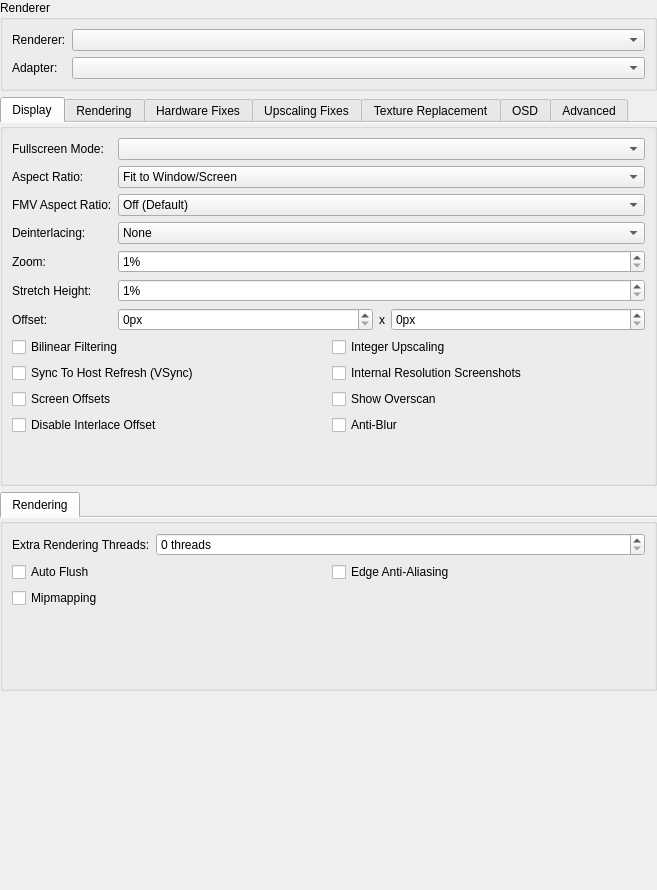
<?xml version="1.0" encoding="UTF-8"?>
<ui version="4.0">
 <class>GraphicsSettingsWidget</class>
 <widget class="QWidget" name="GraphicsSettingsWidget">
  <property name="geometry">
   <rect>
    <x>0</x>
    <y>0</y>
    <width>657</width>
    <height>890</height>
   </rect>
  </property>
  <property name="windowTitle">
   <string>Form</string>
  </property>
  <layout class="QVBoxLayout" name="verticalLayout">
   <property name="leftMargin">
    <number>0</number>
   </property>
   <property name="topMargin">
    <number>0</number>
   </property>
   <property name="rightMargin">
    <number>0</number>
   </property>
   <property name="bottomMargin">
    <number>0</number>
   </property>
   <item>
    <widget class="QGroupBox" name="groupBox_3">
     <property name="title">
      <string>Renderer</string>
     </property>
     <layout class="QFormLayout" name="formLayout">
      <item row="0" column="0">
       <widget class="QLabel" name="label_4">
        <property name="text">
         <string>Renderer:</string>
        </property>
       </widget>
      </item>
      <item row="0" column="1">
       <widget class="QComboBox" name="renderer"/>
      </item>
      <item row="1" column="0">
       <widget class="QLabel" name="label_3">
        <property name="text">
         <string>Adapter:</string>
        </property>
       </widget>
      </item>
      <item row="1" column="1">
       <widget class="QComboBox" name="adapter"/>
      </item>
     </layout>
    </widget>
   </item>
   <item>
    <widget class="QTabWidget" name="hardwareRendererGroup">
     <property name="currentIndex">
      <number>0</number>
     </property>
     <property name="documentMode">
      <bool>true</bool>
     </property>
     <widget class="QGroupBox" name="gameDisplayTab">
      <attribute name="title">
       <string>Display</string>
      </attribute>
      <layout class="QFormLayout" name="formLayout_7">
       <item row="0" column="0">
        <widget class="QLabel" name="label_28">
         <property name="text">
          <string>Fullscreen Mode:</string>
         </property>
        </widget>
       </item>
       <item row="0" column="1">
        <widget class="QComboBox" name="fullscreenModes"/>
       </item>
       <item row="1" column="0">
        <widget class="QLabel" name="label_27">
         <property name="text">
          <string>Aspect Ratio:</string>
         </property>
        </widget>
       </item>
       <item row="1" column="1">
        <widget class="QComboBox" name="aspectRatio">
         <item>
          <property name="text">
           <string>Fit to Window/Screen</string>
          </property>
         </item>
         <item>
          <property name="text">
           <string>Auto Standard (4:3/3:2 Progressive)</string>
          </property>
         </item>
         <item>
          <property name="text">
           <string>Standard (4:3)</string>
          </property>
         </item>
         <item>
          <property name="text">
           <string>Widescreen (16:9)</string>
          </property>
         </item>
        </widget>
       </item>
       <item row="2" column="0">
        <widget class="QLabel" name="label_22">
         <property name="text">
          <string>FMV Aspect Ratio:</string>
         </property>
        </widget>
       </item>
       <item row="2" column="1">
        <widget class="QComboBox" name="fmvAspectRatio">
         <item>
          <property name="text">
           <string>Off (Default)</string>
          </property>
         </item>
         <item>
          <property name="text">
           <string>Auto Standard (4:3/3:2 Progressive)</string>
          </property>
         </item>
         <item>
          <property name="text">
           <string>Standard (4:3)</string>
          </property>
         </item>
         <item>
          <property name="text">
           <string>Widescreen (16:9)</string>
          </property>
         </item>
        </widget>
       </item>
       <item row="3" column="0">
        <widget class="QLabel" name="label_23">
         <property name="text">
          <string>Deinterlacing:</string>
         </property>
        </widget>
       </item>
       <item row="3" column="1">
        <widget class="QComboBox" name="interlacing">
         <item>
          <property name="text">
           <string>None</string>
          </property>
         </item>
         <item>
          <property name="text">
           <string>Weave (Top Field First, Sawtooth)</string>
          </property>
         </item>
         <item>
          <property name="text">
           <string>Weave (Bottom Field First, Sawtooth)</string>
          </property>
         </item>
         <item>
          <property name="text">
           <string>Bob (Top Field First)</string>
          </property>
         </item>
         <item>
          <property name="text">
           <string>Bob (Bottom Field First)</string>
          </property>
         </item>
         <item>
          <property name="text">
           <string>Blend (Top Field First, Half FPS)</string>
          </property>
         </item>
         <item>
          <property name="text">
           <string>Blend (Bottom Field First, Half FPS)</string>
          </property>
         </item>
         <item>
          <property name="text">
           <string>Automatic (Default)</string>
          </property>
         </item>
        </widget>
       </item>
       <item row="4" column="0">
        <widget class="QLabel" name="label_21">
         <property name="text">
          <string>Zoom:</string>
         </property>
        </widget>
       </item>
       <item row="4" column="1">
        <widget class="QSpinBox" name="zoom">
         <property name="suffix">
          <string>%</string>
         </property>
         <property name="minimum">
          <number>1</number>
         </property>
         <property name="maximum">
          <number>300</number>
         </property>
        </widget>
       </item>
       <item row="5" column="0">
        <widget class="QLabel" name="label_24">
         <property name="text">
          <string>Stretch Height:</string>
         </property>
        </widget>
       </item>
       <item row="5" column="1">
        <widget class="QSpinBox" name="stretchY">
         <property name="suffix">
          <string>%</string>
         </property>
         <property name="minimum">
          <number>1</number>
         </property>
         <property name="maximum">
          <number>300</number>
         </property>
        </widget>
       </item>
       <item row="6" column="0">
        <widget class="QLabel" name="label_26">
         <property name="text">
          <string>Offset:</string>
         </property>
        </widget>
       </item>
       <item row="6" column="1">
        <layout class="QHBoxLayout" name="horizontalLayout_3" stretch="1,0,1">
         <item>
          <widget class="QSpinBox" name="offsetX">
           <property name="suffix">
            <string>px</string>
           </property>
           <property name="maximum">
            <number>1000</number>
           </property>
          </widget>
         </item>
         <item>
          <widget class="QLabel" name="label_25">
           <property name="text">
            <string>x</string>
           </property>
          </widget>
         </item>
         <item>
          <widget class="QSpinBox" name="offsetY">
           <property name="suffix">
            <string>px</string>
           </property>
           <property name="maximum">
            <number>1000</number>
           </property>
          </widget>
         </item>
        </layout>
       </item>
       <item row="7" column="0" colspan="2">
        <layout class="QGridLayout" name="gridLayout_5">
         <item row="1" column="0">
          <widget class="QCheckBox" name="vsync">
           <property name="text">
            <string>Sync To Host Refresh (VSync)</string>
           </property>
          </widget>
         </item>
         <item row="0" column="0">
          <widget class="QCheckBox" name="bilinearFiltering">
           <property name="text">
            <string>Bilinear Filtering</string>
           </property>
          </widget>
         </item>
         <item row="1" column="1">
          <widget class="QCheckBox" name="internalResolutionScreenshots">
           <property name="text">
            <string>Internal Resolution Screenshots</string>
           </property>
          </widget>
         </item>
         <item row="0" column="1">
          <widget class="QCheckBox" name="integerScaling">
           <property name="text">
            <string>Integer Upscaling</string>
           </property>
          </widget>
         </item>
         <item row="2" column="1">
          <widget class="QCheckBox" name="PCRTCOverscan">
           <property name="text">
            <string>Show Overscan</string>
           </property>
          </widget>
         </item>
         <item row="2" column="0">
          <widget class="QCheckBox" name="PCRTCOffsets">
           <property name="text">
            <string>Screen Offsets</string>
           </property>
          </widget>
         </item>
         <item row="4" column="0">
          <widget class="QCheckBox" name="DisableInterlaceOffset">
           <property name="toolTip">
            <string>Disables interlacing offset which may reduce blurring in some situations.</string>
           </property>
           <property name="text">
            <string>Disable Interlace Offset</string>
           </property>
          </widget>
         </item>
         <item row="4" column="1">
          <widget class="QCheckBox" name="PCRTCAntiBlur">
           <property name="toolTip">
            <string>Enables internal Anti-Blur hacks.  Less accurate to PS2 rendering but will make a lot of games look less blurry.</string>
           </property>
           <property name="text">
            <string>Anti-Blur</string>
           </property>
           <property name="shortcut">
            <string>Ctrl+S</string>
           </property>
          </widget>
         </item>
        </layout>
       </item>
      </layout>
     </widget>
     <widget class="QGroupBox" name="hardwareRenderingTab">
      <attribute name="title">
       <string>Rendering</string>
      </attribute>
      <layout class="QFormLayout" name="formLayout_4">
       <item row="0" column="0">
        <widget class="QLabel" name="label">
         <property name="text">
          <string>Internal Resolution:</string>
         </property>
        </widget>
       </item>
       <item row="0" column="1">
        <widget class="QComboBox" name="upscaleMultiplier">
         <item>
          <property name="text">
           <string>Native (PS2)</string>
          </property>
         </item>
         <item>
          <property name="text">
           <string>2x Native (~720p)</string>
          </property>
         </item>
         <item>
          <property name="text">
           <string>3x Native (~1080p)</string>
          </property>
         </item>
         <item>
          <property name="text">
           <string>4x Native (~1440p/2K)</string>
          </property>
         </item>
         <item>
          <property name="text">
           <string>5x Native (~1620p)</string>
          </property>
         </item>
         <item>
          <property name="text">
           <string>6x Native (~2160p/4K)</string>
          </property>
         </item>
         <item>
          <property name="text">
           <string>7x Native (~2520p)</string>
          </property>
         </item>
         <item>
          <property name="text">
           <string>8x Native (~2880p)</string>
          </property>
         </item>
        </widget>
       </item>
       <item row="1" column="0">
        <widget class="QLabel" name="label_6">
         <property name="text">
          <string>Mipmapping:</string>
         </property>
        </widget>
       </item>
       <item row="1" column="1">
        <widget class="QComboBox" name="mipmapping">
         <item>
          <property name="text">
           <string>Automatic (Default)</string>
          </property>
         </item>
         <item>
          <property name="text">
           <string>Off</string>
          </property>
         </item>
         <item>
          <property name="text">
           <string>Basic (Generated Mipmaps)</string>
          </property>
         </item>
         <item>
          <property name="text">
           <string>Full (PS2 Mipmaps)</string>
          </property>
         </item>
        </widget>
       </item>
       <item row="2" column="0">
        <widget class="QLabel" name="label_13">
         <property name="text">
          <string>Texture Filtering:</string>
         </property>
        </widget>
       </item>
       <item row="2" column="1">
        <widget class="QComboBox" name="textureFiltering">
         <item>
          <property name="text">
           <string>Nearest</string>
          </property>
         </item>
         <item>
          <property name="text">
           <string>Bilinear (Forced)</string>
          </property>
         </item>
         <item>
          <property name="text">
           <string>Bilinear (PS2)</string>
          </property>
         </item>
         <item>
          <property name="text">
           <string>Bilinear (Forced excluding sprite)</string>
          </property>
         </item>
        </widget>
       </item>
       <item row="3" column="0">
        <widget class="QLabel" name="label_11">
         <property name="text">
          <string>Trilinear Filtering:</string>
         </property>
        </widget>
       </item>
       <item row="3" column="1">
        <widget class="QComboBox" name="trilinearFiltering">
         <item>
          <property name="text">
           <string>Automatic (Default)</string>
          </property>
         </item>
         <item>
          <property name="text">
           <string>Off (None)</string>
          </property>
         </item>
         <item>
          <property name="text">
           <string>Trilinear (PS2)</string>
          </property>
         </item>
         <item>
          <property name="text">
           <string>Trilinear (Forced)</string>
          </property>
         </item>
        </widget>
       </item>
       <item row="4" column="0">
        <widget class="QLabel" name="label_5">
         <property name="text">
          <string>Anisotropic Filtering:</string>
         </property>
        </widget>
       </item>
       <item row="4" column="1">
        <widget class="QComboBox" name="anisotropicFiltering"/>
       </item>
       <item row="5" column="0">
        <widget class="QLabel" name="label_2">
         <property name="text">
          <string>Dithering:</string>
         </property>
        </widget>
       </item>
       <item row="5" column="1">
        <widget class="QComboBox" name="dithering">
         <item>
          <property name="text">
           <string>Off</string>
          </property>
         </item>
         <item>
          <property name="text">
           <string>Scaled</string>
          </property>
         </item>
         <item>
          <property name="text">
           <string>Unscaled (Default)</string>
          </property>
         </item>
        </widget>
       </item>
       <item row="6" column="0">
        <widget class="QLabel" name="label_7">
         <property name="text">
          <string>CRC Fix Level:</string>
         </property>
        </widget>
       </item>
       <item row="6" column="1">
        <widget class="QComboBox" name="crcFixLevel">
         <item>
          <property name="text">
           <string>Automatic (Default)</string>
          </property>
         </item>
         <item>
          <property name="text">
           <string>None (Debug)</string>
          </property>
         </item>
         <item>
          <property name="text">
           <string>Minimum (Debug)</string>
          </property>
         </item>
         <item>
          <property name="text">
           <string>Partial (OpenGL)</string>
          </property>
         </item>
         <item>
          <property name="text">
           <string>Full (Direct3D)</string>
          </property>
         </item>
         <item>
          <property name="text">
           <string>Aggressive</string>
          </property>
         </item>
        </widget>
       </item>
       <item row="7" column="0">
        <widget class="QLabel" name="label_8">
         <property name="text">
          <string>Blending Accuracy:</string>
         </property>
        </widget>
       </item>
       <item row="7" column="1">
        <widget class="QComboBox" name="blending">
         <item>
          <property name="text">
           <string>Minimum</string>
          </property>
         </item>
         <item>
          <property name="text">
           <string>Basic (Recommended)</string>
          </property>
         </item>
         <item>
          <property name="text">
           <string>Medium</string>
          </property>
         </item>
         <item>
          <property name="text">
           <string>High</string>
          </property>
         </item>
         <item>
          <property name="text">
           <string>Full (Slow)</string>
          </property>
         </item>
         <item>
          <property name="text">
           <string>Maximum (Very Slow)</string>
          </property>
         </item>
        </widget>
       </item>
       <item row="9" column="0" colspan="2">
        <layout class="QGridLayout" name="basicCheckboxGridLayout">
         <item row="1" column="0">
          <widget class="QCheckBox" name="gpuPaletteConversion">
           <property name="text">
            <string>GPU Palette Conversion</string>
           </property>
          </widget>
         </item>
         <item row="0" column="1">
          <widget class="QCheckBox" name="conservativeBufferAllocation">
           <property name="text">
            <string>Conservative Buffer Allocation</string>
           </property>
          </widget>
         </item>
         <item row="0" column="0">
          <widget class="QCheckBox" name="accurateDATE">
           <property name="text">
            <string>Accurate Destination Alpha Test</string>
           </property>
          </widget>
         </item>
         <item row="1" column="1">
          <widget class="QCheckBox" name="enableHWFixes">
           <property name="text">
            <string>Manual Hardware Renderer Fixes</string>
           </property>
          </widget>
         </item>
        </layout>
       </item>
       <item row="8" column="0">
        <widget class="QLabel" name="label_20">
         <property name="text">
          <string>Texture Preloading:</string>
         </property>
        </widget>
       </item>
       <item row="8" column="1">
        <widget class="QComboBox" name="texturePreloading">
         <item>
          <property name="text">
           <string>None</string>
          </property>
         </item>
         <item>
          <property name="text">
           <string>Partial</string>
          </property>
         </item>
         <item>
          <property name="text">
           <string>Full (Hash Cache)</string>
          </property>
         </item>
        </widget>
       </item>
      </layout>
     </widget>
     <widget class="QGroupBox" name="hardwareFixesTab">
      <attribute name="title">
       <string>Hardware Fixes</string>
      </attribute>
      <layout class="QFormLayout" name="formLayout_2">
       <item row="0" column="0">
        <widget class="QLabel" name="label_10">
         <property name="text">
          <string>Half Screen Fix:</string>
         </property>
        </widget>
       </item>
       <item row="0" column="1">
        <widget class="QComboBox" name="halfScreenFix">
         <item>
          <property name="text">
           <string>Automatic (Default)</string>
          </property>
         </item>
         <item>
          <property name="text">
           <string>Force Disabled</string>
          </property>
         </item>
         <item>
          <property name="text">
           <string>Force Enabled</string>
          </property>
         </item>
        </widget>
       </item>
       <item row="2" column="0">
        <widget class="QLabel" name="label_12">
         <property name="text">
          <string>Skipdraw Range:</string>
         </property>
        </widget>
       </item>
       <item row="2" column="1">
        <layout class="QHBoxLayout" name="horizontalLayout">
         <item>
          <widget class="QSpinBox" name="skipDrawStart">
           <property name="maximum">
            <number>10000</number>
           </property>
          </widget>
         </item>
         <item>
          <widget class="QSpinBox" name="skipDrawEnd">
           <property name="maximum">
            <number>10000</number>
           </property>
          </widget>
         </item>
        </layout>
       </item>
       <item row="3" column="0" colspan="2">
        <layout class="QGridLayout" name="gridLayout">
         <item row="0" column="0">
          <widget class="QCheckBox" name="hwAutoFlush">
           <property name="text">
            <string>Auto Flush</string>
           </property>
          </widget>
         </item>
         <item row="0" column="1">
          <widget class="QCheckBox" name="frameBufferConversion">
           <property name="text">
            <string>Frame Buffer Conversion</string>
           </property>
          </widget>
         </item>
         <item row="1" column="0">
          <widget class="QCheckBox" name="disableDepthEmulation">
           <property name="text">
            <string>Disable Depth Emulation</string>
           </property>
          </widget>
         </item>
         <item row="1" column="1">
          <widget class="QCheckBox" name="memoryWrapping">
           <property name="text">
            <string>Memory Wrapping</string>
           </property>
          </widget>
         </item>
         <item row="2" column="0">
          <widget class="QCheckBox" name="disableSafeFeatures">
           <property name="text">
            <string>Disable Safe Features</string>
           </property>
          </widget>
         </item>
         <item row="2" column="1">
          <widget class="QCheckBox" name="preloadFrameData">
           <property name="text">
            <string>Preload Frame Data</string>
           </property>
          </widget>
         </item>
         <item row="3" column="0">
          <widget class="QCheckBox" name="disablePartialInvalidation">
           <property name="text">
            <string>Disable Partial Invalidation</string>
           </property>
          </widget>
         </item>
         <item row="3" column="1">
          <widget class="QCheckBox" name="textureInsideRt">
           <property name="text">
            <string>Texture Inside RT</string>
           </property>
          </widget>
         </item>
        </layout>
       </item>
       <item row="1" column="0">
        <widget class="QLabel" name="label_36">
         <property name="text">
          <string>CPU Sprite Render Size:</string>
         </property>
        </widget>
       </item>
       <item row="1" column="1">
        <widget class="QComboBox" name="cpuSpriteRenderBW">
         <item>
          <property name="text">
           <string>0 (Disabled)</string>
          </property>
         </item>
         <item>
          <property name="text">
           <string>1 (64 Max Width)</string>
          </property>
         </item>
         <item>
          <property name="text">
           <string>2 (128 Max Width)</string>
          </property>
         </item>
         <item>
          <property name="text">
           <string>3 (192 Max Width)</string>
          </property>
         </item>
         <item>
          <property name="text">
           <string>4 (256 Max Width)</string>
          </property>
         </item>
         <item>
          <property name="text">
           <string>5 (320 Max Width)</string>
          </property>
         </item>
         <item>
          <property name="text">
           <string>6 (384 Max Width)</string>
          </property>
         </item>
         <item>
          <property name="text">
           <string>7 (448 Max Width)</string>
          </property>
         </item>
         <item>
          <property name="text">
           <string>8 (512 Max Width)</string>
          </property>
         </item>
         <item>
          <property name="text">
           <string>9 (576 Max Width)</string>
          </property>
         </item>
         <item>
          <property name="text">
           <string>10 (640 Max Width)</string>
          </property>
         </item>
        </widget>
       </item>
      </layout>
     </widget>
     <widget class="QGroupBox" name="upscalingFixesTab">
      <attribute name="title">
       <string>Upscaling Fixes</string>
      </attribute>
      <layout class="QFormLayout" name="formLayout_5">
       <item row="0" column="0">
        <widget class="QLabel" name="label_14">
         <property name="text">
          <string>Half Pixel Offset:</string>
         </property>
        </widget>
       </item>
       <item row="0" column="1">
        <widget class="QComboBox" name="halfPixelOffset">
         <item>
          <property name="text">
           <string>Off (Default)</string>
          </property>
         </item>
         <item>
          <property name="text">
           <string>Normal (Vertex)</string>
          </property>
         </item>
         <item>
          <property name="text">
           <string>Special (Texture)</string>
          </property>
         </item>
         <item>
          <property name="text">
           <string>Special (Texture - Aggressive)</string>
          </property>
         </item>
        </widget>
       </item>
       <item row="1" column="0">
        <widget class="QLabel" name="label_15">
         <property name="text">
          <string>Round Sprite:</string>
         </property>
        </widget>
       </item>
       <item row="1" column="1">
        <widget class="QComboBox" name="roundSprite">
         <item>
          <property name="text">
           <string>Off (Default)</string>
          </property>
         </item>
         <item>
          <property name="text">
           <string>Half</string>
          </property>
         </item>
         <item>
          <property name="text">
           <string>Full</string>
          </property>
         </item>
        </widget>
       </item>
       <item row="2" column="0">
        <widget class="QLabel" name="label_16">
         <property name="text">
          <string>Texture Offsets:</string>
         </property>
        </widget>
       </item>
       <item row="2" column="1">
        <layout class="QHBoxLayout" name="horizontalLayout_2" stretch="0,1,0,1">
         <item>
          <widget class="QLabel" name="label_17">
           <property name="text">
            <string>X:</string>
           </property>
          </widget>
         </item>
         <item>
          <widget class="QSpinBox" name="textureOffsetX">
           <property name="maximum">
            <number>1000</number>
           </property>
          </widget>
         </item>
         <item>
          <widget class="QLabel" name="label_18">
           <property name="text">
            <string>Y:</string>
           </property>
          </widget>
         </item>
         <item>
          <widget class="QSpinBox" name="textureOffsetY">
           <property name="maximum">
            <number>1000</number>
           </property>
          </widget>
         </item>
        </layout>
       </item>
       <item row="3" column="0" colspan="2">
        <layout class="QGridLayout" name="gridLayout_3">
         <item row="0" column="1">
          <widget class="QCheckBox" name="mergeSprite">
           <property name="text">
            <string>Merge Sprite</string>
           </property>
          </widget>
         </item>
         <item row="0" column="0">
          <widget class="QCheckBox" name="alignSprite">
           <property name="text">
            <string>Align Sprite</string>
           </property>
          </widget>
         </item>
         <item row="1" column="0">
          <widget class="QCheckBox" name="wildHack">
           <property name="text">
            <string>Wild Arms Hack</string>
           </property>
          </widget>
         </item>
        </layout>
       </item>
      </layout>
     </widget>
     <widget class="QWidget" name="tab">
      <attribute name="title">
       <string>Texture Replacement</string>
      </attribute>
      <layout class="QVBoxLayout" name="verticalLayout_4">
       <item>
        <widget class="QGroupBox" name="groupBox_6">
         <property name="title">
          <string>Search Directory</string>
         </property>
         <layout class="QGridLayout" name="gridLayout_4">
          <item row="1" column="0">
           <widget class="QLineEdit" name="texturesDirectory"/>
          </item>
          <item row="1" column="1">
           <widget class="QPushButton" name="texturesBrowse">
            <property name="text">
             <string>Browse...</string>
            </property>
           </widget>
          </item>
          <item row="1" column="2">
           <widget class="QPushButton" name="texturesOpen">
            <property name="text">
             <string>Open...</string>
            </property>
           </widget>
          </item>
          <item row="1" column="3">
           <widget class="QPushButton" name="texturesReset">
            <property name="text">
             <string>Reset</string>
            </property>
           </widget>
          </item>
          <item row="0" column="0" colspan="4">
           <widget class="QLabel" name="label_38">
            <property name="text">
             <string>PCSX2 will dump and load texture replacements from this directory.</string>
            </property>
           </widget>
          </item>
         </layout>
        </widget>
       </item>
       <item>
        <widget class="QGroupBox" name="groupBox">
         <property name="title">
          <string>Options</string>
         </property>
         <layout class="QGridLayout" name="gridLayout_8">
          <item row="0" column="0">
           <widget class="QCheckBox" name="dumpReplaceableTextures">
            <property name="text">
             <string>Dump Textures</string>
            </property>
           </widget>
          </item>
          <item row="0" column="1">
           <widget class="QCheckBox" name="dumpReplaceableMipmaps">
            <property name="text">
             <string>Dump Mipmaps</string>
            </property>
           </widget>
          </item>
          <item row="1" column="0">
           <widget class="QCheckBox" name="dumpTexturesWithFMVActive">
            <property name="text">
             <string>Dump FMV Textures</string>
            </property>
           </widget>
          </item>
          <item row="1" column="1">
           <widget class="QCheckBox" name="loadTextureReplacementsAsync">
            <property name="text">
             <string>Async Texture Loading</string>
            </property>
           </widget>
          </item>
          <item row="2" column="0">
           <widget class="QCheckBox" name="loadTextureReplacements">
            <property name="text">
             <string>Load Textures</string>
            </property>
           </widget>
          </item>
          <item row="2" column="1">
           <widget class="QCheckBox" name="precacheTextureReplacements">
            <property name="text">
             <string>Precache Textures</string>
            </property>
           </widget>
          </item>
         </layout>
        </widget>
       </item>
       <item>
        <spacer name="verticalSpacer_4">
         <property name="orientation">
          <enum>Qt::Vertical</enum>
         </property>
         <property name="sizeHint" stdset="0">
          <size>
           <width>20</width>
           <height>40</height>
          </size>
         </property>
        </spacer>
       </item>
      </layout>
     </widget>
     <widget class="QGroupBox" name="osdTab">
      <attribute name="title">
       <string>OSD</string>
      </attribute>
      <layout class="QVBoxLayout" name="verticalLayout_3">
       <item>
        <widget class="QGroupBox" name="groupBox_4">
         <property name="title">
          <string>On-Screen Display</string>
         </property>
         <layout class="QFormLayout" name="formLayout_8">
          <item row="0" column="0">
           <widget class="QLabel" name="label_29">
            <property name="text">
             <string>OSD Scale:</string>
            </property>
           </widget>
          </item>
          <item row="0" column="1">
           <widget class="QSpinBox" name="osdScale">
            <property name="suffix">
             <string>%</string>
            </property>
            <property name="minimum">
             <number>100</number>
            </property>
            <property name="maximum">
             <number>500</number>
            </property>
           </widget>
          </item>
          <item row="1" column="0" colspan="2">
           <layout class="QGridLayout" name="gridLayout_6">
            <item row="0" column="0">
             <widget class="QCheckBox" name="osdShowMessages">
              <property name="text">
               <string>Show Notifications</string>
              </property>
             </widget>
            </item>
            <item row="0" column="1">
             <widget class="QCheckBox" name="osdShowSpeed">
              <property name="text">
               <string>Show Speed</string>
              </property>
             </widget>
            </item>
            <item row="1" column="0">
             <widget class="QCheckBox" name="osdShowFPS">
              <property name="text">
               <string>Show FPS</string>
              </property>
             </widget>
            </item>
            <item row="1" column="1">
             <widget class="QCheckBox" name="osdShowResolution">
              <property name="text">
               <string>Show Resolution</string>
              </property>
             </widget>
            </item>
            <item row="2" column="0">
             <widget class="QCheckBox" name="osdShowCPU">
              <property name="text">
               <string>Show CPU Usage</string>
              </property>
             </widget>
            </item>
            <item row="2" column="1">
             <widget class="QCheckBox" name="osdShowGPU">
              <property name="text">
               <string>Show GPU Usage</string>
              </property>
             </widget>
            </item>
            <item row="3" column="0">
             <widget class="QCheckBox" name="osdShowGSStats">
              <property name="text">
               <string>Show Statistics</string>
              </property>
             </widget>
            </item>
            <item row="3" column="1">
             <widget class="QCheckBox" name="osdShowIndicators">
              <property name="text">
               <string>Show Indicators</string>
              </property>
             </widget>
            </item>
           </layout>
          </item>
         </layout>
        </widget>
       </item>
       <item>
        <widget class="QGroupBox" name="groupBox_5">
         <property name="title">
          <string>Post-Processing</string>
         </property>
         <layout class="QFormLayout" name="formLayout_9">
          <item row="0" column="0">
           <widget class="QCheckBox" name="shadeBoost">
            <property name="text">
             <string>Shade Boost</string>
            </property>
           </widget>
          </item>
          <item row="0" column="1">
           <layout class="QHBoxLayout" name="horizontalLayout_4">
            <item>
             <spacer name="horizontalSpacer">
              <property name="orientation">
               <enum>Qt::Horizontal</enum>
              </property>
              <property name="sizeHint" stdset="0">
               <size>
                <width>40</width>
                <height>20</height>
               </size>
              </property>
             </spacer>
            </item>
            <item>
             <widget class="QLabel" name="label_31">
              <property name="text">
               <string>Brightness:</string>
              </property>
             </widget>
            </item>
            <item>
             <widget class="QSpinBox" name="shadeBoostBrightness">
              <property name="minimum">
               <number>1</number>
              </property>
              <property name="maximum">
               <number>100</number>
              </property>
             </widget>
            </item>
            <item>
             <widget class="QLabel" name="label_32">
              <property name="text">
               <string>Contrast:</string>
              </property>
             </widget>
            </item>
            <item>
             <widget class="QSpinBox" name="shadeBoostContrast">
              <property name="minimum">
               <number>1</number>
              </property>
              <property name="maximum">
               <number>100</number>
              </property>
             </widget>
            </item>
            <item>
             <widget class="QLabel" name="label_33">
              <property name="text">
               <string>Saturation</string>
              </property>
             </widget>
            </item>
            <item>
             <widget class="QSpinBox" name="shadeBoostSaturation">
              <property name="minimum">
               <number>1</number>
              </property>
              <property name="maximum">
               <number>100</number>
              </property>
             </widget>
            </item>
           </layout>
          </item>
          <item row="1" column="0">
           <widget class="QCheckBox" name="fxaa">
            <property name="text">
             <string>FXAA</string>
            </property>
           </widget>
          </item>
          <item row="2" column="0">
           <widget class="QLabel" name="label_35">
            <property name="text">
             <string>TV Shader</string>
            </property>
           </widget>
          </item>
          <item row="2" column="1">
           <widget class="QComboBox" name="tvShader">
            <item>
             <property name="text">
              <string>None</string>
             </property>
            </item>
            <item>
             <property name="text">
              <string>Scanline Filter</string>
             </property>
            </item>
            <item>
             <property name="text">
              <string>Diagonal Filter</string>
             </property>
            </item>
            <item>
             <property name="text">
              <string>Triangular Filter</string>
             </property>
            </item>
            <item>
             <property name="text">
              <string>Wave Filter</string>
             </property>
            </item>
            <item>
             <property name="text">
              <string>Lottes CRT</string>
             </property>
            </item>
           </widget>
          </item>
         </layout>
        </widget>
       </item>
       <item>
        <spacer name="verticalSpacer_3">
         <property name="orientation">
          <enum>Qt::Vertical</enum>
         </property>
         <property name="sizeHint" stdset="0">
          <size>
           <width>20</width>
           <height>40</height>
          </size>
         </property>
        </spacer>
       </item>
      </layout>
     </widget>
     <widget class="QGroupBox" name="advancedTab">
      <attribute name="title">
       <string>Advanced</string>
      </attribute>
      <layout class="QVBoxLayout" name="verticalLayout_2">
       <item>
        <widget class="QGroupBox" name="groupBox_2">
         <property name="title">
          <string>Debug Options</string>
         </property>
         <layout class="QFormLayout" name="formLayout_6">
          <item row="0" column="0">
           <widget class="QLabel" name="label_19">
            <property name="text">
             <string>Override Texture Barriers:</string>
            </property>
           </widget>
          </item>
          <item row="0" column="1">
           <widget class="QComboBox" name="overrideTextureBarriers">
            <item>
             <property name="text">
              <string>Automatic (Default)</string>
             </property>
            </item>
            <item>
             <property name="text">
              <string>Force Disabled</string>
             </property>
            </item>
            <item>
             <property name="text">
              <string>Force Enabled</string>
             </property>
            </item>
           </widget>
          </item>
          <item row="1" column="0">
           <widget class="QLabel" name="label_30">
            <property name="text">
             <string>Override Geometry Shader:</string>
            </property>
           </widget>
          </item>
          <item row="1" column="1">
           <widget class="QComboBox" name="overrideGeometryShader">
            <item>
             <property name="text">
              <string>Automatic (Default)</string>
             </property>
            </item>
            <item>
             <property name="text">
              <string>Force Disabled</string>
             </property>
            </item>
            <item>
             <property name="text">
              <string>Force Enabled</string>
             </property>
            </item>
           </widget>
          </item>
          <item row="5" column="0" colspan="2">
           <layout class="QGridLayout" name="gridLayout_7">
            <item row="2" column="0">
             <widget class="QCheckBox" name="skipPresentingDuplicateFrames">
              <property name="text">
               <string>Skip Presenting Duplicate Frames</string>
              </property>
             </widget>
            </item>
            <item row="0" column="0">
             <widget class="QCheckBox" name="useBlitSwapChain">
              <property name="text">
               <string>Use Blit Swap Chain</string>
              </property>
             </widget>
            </item>
            <item row="1" column="1">
             <widget class="QCheckBox" name="disableFramebufferFetch">
              <property name="text">
               <string>Disable Framebuffer Fetch</string>
              </property>
             </widget>
            </item>
            <item row="0" column="1">
             <widget class="QCheckBox" name="useDebugDevice">
              <property name="text">
               <string>Use Debug Device</string>
              </property>
             </widget>
            </item>
            <item row="1" column="0">
             <widget class="QCheckBox" name="disableDualSource">
              <property name="text">
               <string>Disable Dual Source Blending</string>
              </property>
             </widget>
            </item>
           </layout>
          </item>
          <item row="3" column="0">
           <widget class="QLabel" name="label_34">
            <property name="text">
             <string>GS Dump Compression:</string>
            </property>
           </widget>
          </item>
          <item row="3" column="1">
           <widget class="QComboBox" name="gsDumpCompression">
            <item>
             <property name="text">
              <string>Uncompressed</string>
             </property>
            </item>
            <item>
             <property name="text">
              <string>LZMA (xz)</string>
             </property>
            </item>
            <item>
             <property name="text">
              <string>Zstandard (zst)</string>
             </property>
            </item>
           </widget>
          </item>
          <item row="2" column="0">
           <widget class="QLabel" name="label_37">
            <property name="text">
             <string>GS Download Mode:</string>
            </property>
           </widget>
          </item>
          <item row="2" column="1">
           <widget class="QComboBox" name="gsDownloadMode">
            <item>
             <property name="text">
              <string>Accurate (Recommended)</string>
             </property>
            </item>
            <item>
             <property name="text">
              <string>Disable Readbacks (Synchronize GS Thread)</string>
             </property>
            </item>
            <item>
             <property name="text">
              <string>Unsynchronized (Non-Deterministic)</string>
             </property>
            </item>
            <item>
             <property name="text">
              <string>Disabled (Ignore Transfers)</string>
             </property>
            </item>
           </widget>
          </item>
         </layout>
        </widget>
       </item>
       <item>
        <spacer name="verticalSpacer_2">
         <property name="orientation">
          <enum>Qt::Vertical</enum>
         </property>
         <property name="sizeHint" stdset="0">
          <size>
           <width>20</width>
           <height>40</height>
          </size>
         </property>
        </spacer>
       </item>
      </layout>
     </widget>
    </widget>
   </item>
   <item>
    <widget class="QTabWidget" name="softwareRendererGroup">
     <property name="documentMode">
      <bool>true</bool>
     </property>
     <widget class="QGroupBox" name="softwareRendererSettings">
      <attribute name="title">
       <string>Rendering</string>
      </attribute>
      <layout class="QFormLayout" name="formLayout_3">
       <item row="0" column="0">
        <widget class="QLabel" name="label_9">
         <property name="text">
          <string>Extra Rendering Threads:</string>
         </property>
        </widget>
       </item>
       <item row="0" column="1">
        <widget class="QSpinBox" name="extraSWThreads">
         <property name="suffix">
          <string> threads</string>
         </property>
        </widget>
       </item>
       <item row="1" column="0" colspan="2">
        <layout class="QGridLayout" name="gridLayout_2">
         <item row="0" column="0">
          <widget class="QCheckBox" name="swAutoFlush">
           <property name="text">
            <string>Auto Flush</string>
           </property>
          </widget>
         </item>
         <item row="1" column="0">
          <widget class="QCheckBox" name="swMipmap">
           <property name="text">
            <string>Mipmapping</string>
           </property>
          </widget>
         </item>
         <item row="0" column="1">
          <widget class="QCheckBox" name="swAA1">
           <property name="text">
            <string>Edge Anti-Aliasing</string>
           </property>
          </widget>
         </item>
        </layout>
       </item>
      </layout>
     </widget>
    </widget>
   </item>
   <item>
    <spacer name="verticalSpacer">
     <property name="orientation">
      <enum>Qt::Vertical</enum>
     </property>
     <property name="sizeHint" stdset="0">
      <size>
       <width>20</width>
       <height>40</height>
      </size>
     </property>
    </spacer>
   </item>
  </layout>
 </widget>
 <resources/>
 <connections/>
</ui>
